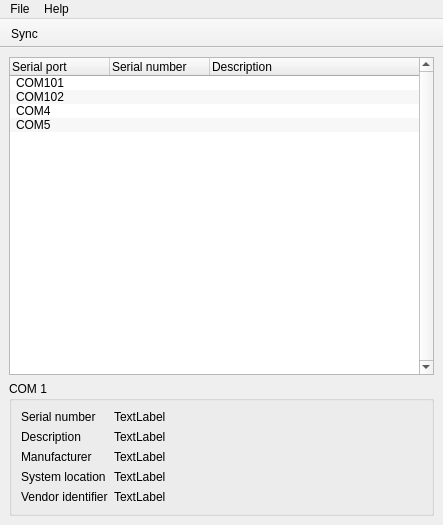
<?xml version="1.0" encoding="UTF-8"?>
<ui version="4.0">
 <class>MainWindow</class>
 <widget class="QMainWindow" name="MainWindow">
  <property name="geometry">
   <rect>
    <x>0</x>
    <y>0</y>
    <width>443</width>
    <height>525</height>
   </rect>
  </property>
  <property name="windowTitle">
   <string>comPortScanner</string>
  </property>
  <property name="windowIcon">
   <iconset>
    <normalon>:/comPortScanner/logo/logo.png</normalon>
   </iconset>
  </property>
  <widget class="QWidget" name="centralwidget">
   <layout class="QVBoxLayout" name="verticalLayout">
    <item>
     <widget class="QTreeWidget" name="treeConnections">
      <property name="verticalScrollBarPolicy">
       <enum>Qt::ScrollBarAlwaysOn</enum>
      </property>
      <property name="alternatingRowColors">
       <bool>true</bool>
      </property>
      <property name="indentation">
       <number>3</number>
      </property>
      <column>
       <property name="text">
        <string>Serial port</string>
       </property>
      </column>
      <column>
       <property name="text">
        <string>Serial number</string>
       </property>
      </column>
      <column>
       <property name="text">
        <string>Description</string>
       </property>
      </column>
      <item>
       <property name="text">
        <string>COM101</string>
       </property>
       <property name="text">
        <string/>
       </property>
       <property name="text">
        <string/>
       </property>
      </item>
      <item>
       <property name="text">
        <string>COM102</string>
       </property>
       <property name="text">
        <string/>
       </property>
       <property name="text">
        <string/>
       </property>
      </item>
      <item>
       <property name="text">
        <string>COM4</string>
       </property>
       <property name="text">
        <string/>
       </property>
       <property name="text">
        <string/>
       </property>
      </item>
      <item>
       <property name="text">
        <string>COM5</string>
       </property>
       <property name="text">
        <string/>
       </property>
       <property name="text">
        <string/>
       </property>
      </item>
     </widget>
    </item>
    <item>
     <widget class="QGroupBox" name="groupSingleConn">
      <property name="title">
       <string>COM 1</string>
      </property>
      <layout class="QFormLayout" name="formLayout">
       <item row="0" column="0">
        <widget class="QLabel" name="lblserialNumber">
         <property name="text">
          <string>Serial number</string>
         </property>
        </widget>
       </item>
       <item row="0" column="1">
        <widget class="QLabel" name="outSerialNumber">
         <property name="text">
          <string>TextLabel</string>
         </property>
        </widget>
       </item>
       <item row="1" column="0">
        <widget class="QLabel" name="lblDesc">
         <property name="text">
          <string>Description</string>
         </property>
        </widget>
       </item>
       <item row="1" column="1">
        <widget class="QLabel" name="outDesc">
         <property name="text">
          <string>TextLabel</string>
         </property>
        </widget>
       </item>
       <item row="2" column="0">
        <widget class="QLabel" name="lblManufacturer">
         <property name="text">
          <string>Manufacturer</string>
         </property>
        </widget>
       </item>
       <item row="2" column="1">
        <widget class="QLabel" name="outManufacturer">
         <property name="text">
          <string>TextLabel</string>
         </property>
        </widget>
       </item>
       <item row="3" column="0">
        <widget class="QLabel" name="lblSysLoc">
         <property name="text">
          <string>System location</string>
         </property>
        </widget>
       </item>
       <item row="3" column="1">
        <widget class="QLabel" name="outSystemLocation">
         <property name="text">
          <string>TextLabel</string>
         </property>
        </widget>
       </item>
       <item row="4" column="0">
        <widget class="QLabel" name="lblVendorId">
         <property name="text">
          <string>Vendor identifier</string>
         </property>
        </widget>
       </item>
       <item row="4" column="1">
        <widget class="QLabel" name="outVendorId">
         <property name="text">
          <string>TextLabel</string>
         </property>
        </widget>
       </item>
      </layout>
     </widget>
    </item>
   </layout>
  </widget>
  <widget class="QMenuBar" name="menubar">
   <property name="geometry">
    <rect>
     <x>0</x>
     <y>0</y>
     <width>443</width>
     <height>22</height>
    </rect>
   </property>
   <property name="nativeMenuBar">
    <bool>true</bool>
   </property>
   <widget class="QMenu" name="menuFile">
    <property name="title">
     <string>File</string>
    </property>
    <addaction name="actionExit"/>
   </widget>
   <widget class="QMenu" name="menuAbout">
    <property name="title">
     <string>Help</string>
    </property>
    <addaction name="actionAbout"/>
    <addaction name="actionAboutQt"/>
   </widget>
   <addaction name="menuFile"/>
   <addaction name="menuAbout"/>
  </widget>
  <widget class="QToolBar" name="toolBar">
   <property name="windowTitle">
    <string>toolBar</string>
   </property>
   <property name="movable">
    <bool>false</bool>
   </property>
   <attribute name="toolBarArea">
    <enum>TopToolBarArea</enum>
   </attribute>
   <attribute name="toolBarBreak">
    <bool>false</bool>
   </attribute>
   <addaction name="actionSync"/>
  </widget>
  <action name="actionExit">
   <property name="text">
    <string>Exit</string>
   </property>
  </action>
  <action name="actionAbout">
   <property name="text">
    <string>About</string>
   </property>
  </action>
  <action name="actionAboutQt">
   <property name="text">
    <string>About Qt</string>
   </property>
  </action>
  <action name="actionSync">
   <property name="icon">
    <iconset resource="../assets/resource.qrc">
     <normaloff>:/comPortScanner/icons/outline_sync_black_24dp.png</normaloff>:/comPortScanner/icons/outline_sync_black_24dp.png</iconset>
   </property>
   <property name="text">
    <string>Sync</string>
   </property>
  </action>
 </widget>
 <resources>
  <include location="../assets/resource.qrc"/>
 </resources>
 <connections/>
</ui>
